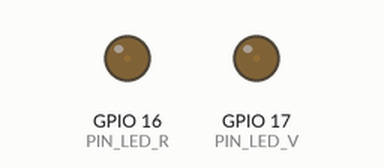
Simulated run of this sketch. Board: ESP32. On the bench: output pins drawn as LEDs (lit = HIGH).

Above: at 0.05 s.
At 2.35 s:
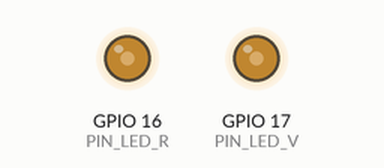
At 4.65 s:
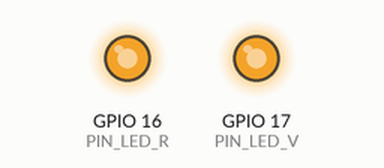
At 9.25 s:
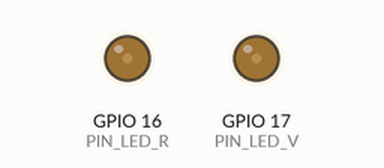
Timing chart, 0 to 13.3 s (numbered marks = the images above):
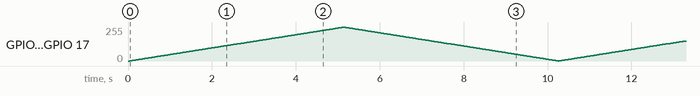

The sketch:

blinkPWM2.ino.ino
```cpp
/*
* blinkPWM2.ino
*
* Este programa hace que los leds conectados a los pines
* 16 y 17 del microcontrolador ESP32 DEVKIT DOIT de 30
* pines, enciendan con una intensidad controlada por el
* mismo canal PWM.
*
* No usa la funcion delay(). En lugar de ello utiliza la
* biblioteca NoDelay. Esto permite que otro codigo ejecute al
* mismo tiempo que se encuentra en el PAUSA de espera.
*
* La liga para descargar esta biblioteca es:
*
* https://github.com/M-tech-Creations/NoDelay
*/
#include <NoDelay.h>
// Pin a la que esta conectado el LED, GPIO16
const unsigned int PIN_LED_R = 16;
// Pin a la que esta conectado el LED, GPIO17
const unsigned int PIN_LED_V = 17;
// PAUSA en ms que dura encendido el LED en una
// determinada intensidad
const long PAUSA = 20;
// Parametros de la señal PWM
const int FRECUENCIA = 5000;
const int CANAL_PWM = 0;
const int RESOLUCION = 8;
// Valor minimo del ciclo de trabajo
const unsigned int MIN_CICLO_TRABAJO = 0;
// Valor maximo del ciclo de trabajo. 2**RESOLUCION - 1
const unsigned int MAX_CICLO_TRABAJO = 255;
// Valor inicial del Ciclo de trabajo de la forma de onda PWM
unsigned int cicloTrabajo = MIN_CICLO_TRABAJO;
// Incremento/decremento en el ciclo de trabajo
unsigned int paso = -1;
// Crea una instancia de la clase noDelay
// que determina si han transcurrido PAUSA ms
noDelay pausa(PAUSA);
void setup() {
// Configura los parametros de la señal PWM
ledcSetup(CANAL_PWM, FRECUENCIA, RESOLUCION);
// Establece el canal PWM al pin PIN_LED_R (GPIO16).
ledcAttachPin(PIN_LED_R, CANAL_PWM);
// Establece el canal PWM al pin PIN_LED_R (GPIO17).
ledcAttachPin(PIN_LED_V, CANAL_PWM);
}
void loop() {
// Verifica si ha transcuurido el tiempo dado por PAUSA
if (pausa.update()) {
// Cambia la brillantes de los LEDs, cambiando el ciclo
// de trabajo del canal PWM
ledcWrite(CANAL_PWM, cicloTrabajo);
// Si el ciclo de trabajo se hace cero o excede el valor maximo
if(cicloTrabajo <= MIN_CICLO_TRABAJO ||
cicloTrabajo >= MAX_CICLO_TRABAJO) paso = -paso;
// Incrementa o decrementa el ciclo de trabajo
cicloTrabajo += paso;
}
}
```
